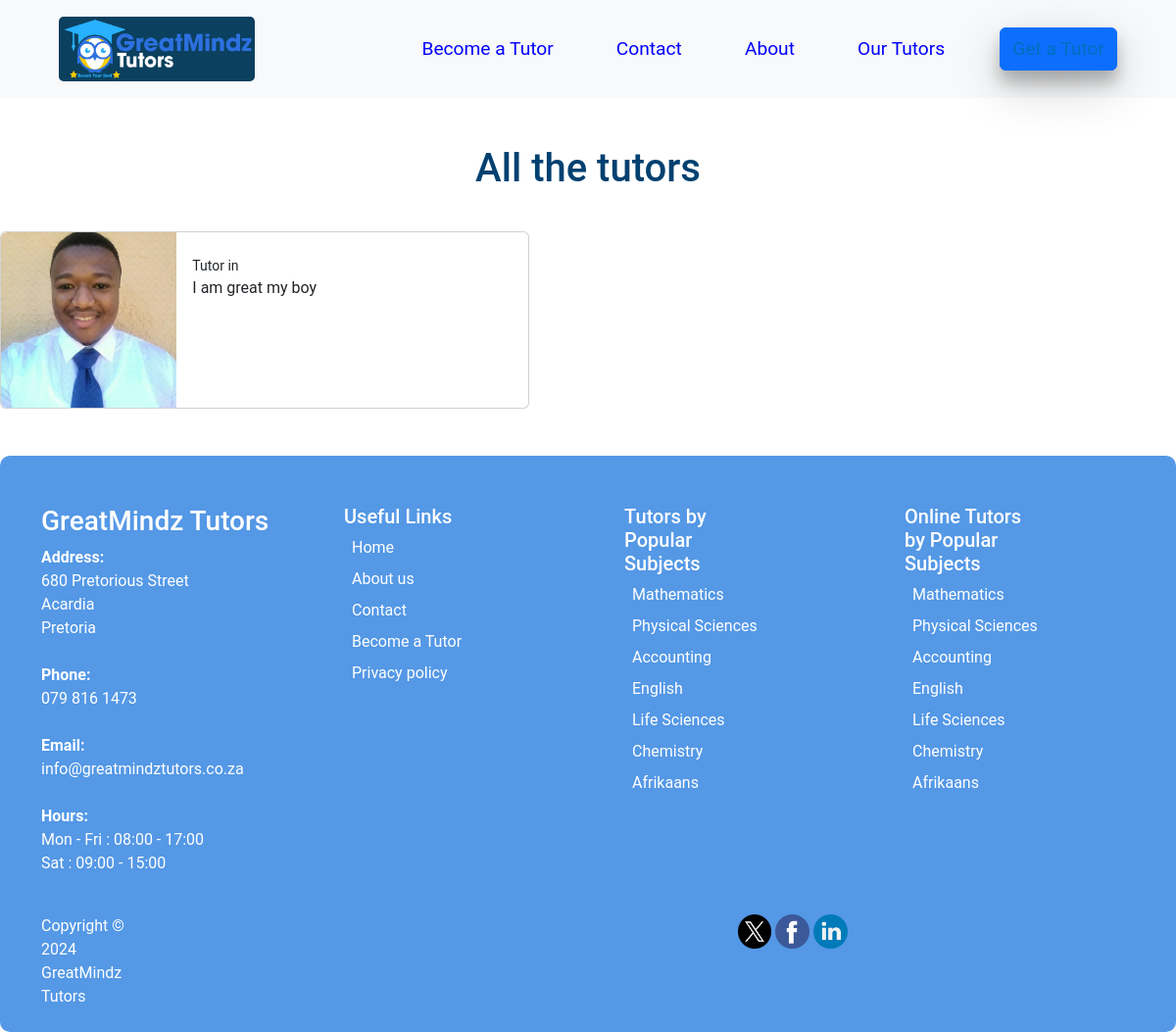
Page /maths-tutors/ on the committed database.
### greatmindzapp/models.py (models this page shows, shortened)
class Tutor(AbstractBaseUser):
    email = models.EmailField(verbose_name="email address", max_length = 50, unique = True)
    first_name = models.CharField(verbose_name="first name",max_length=100)
    last_name = models.CharField(verbose_name="last name",max_length=100)
    gender = models.ForeignKey(Gender, on_delete=models.CASCADE, null=True)
    age = models.CharField(verbose_name="last name",max_length=100)
    sa_citizen = models.ForeignKey(Citizen, on_delete=models.CASCADE, null=True)
    id_no = models.CharField(verbose_name="id number",max_length=20, null=True)
    mobile_number = models.CharField(verbose_name="mobile number", max_length=15)
    subject_tutored = models.CharField(verbose_name="subject tutored", max_length=30)
    can_tutor_online = models.ForeignKey(CanTutorOnline, on_delete=models.CASCADE, null=True)
    street_address = models.CharField(max_length=100)
    suburb = models.CharField(max_length=100, blank=True)
    town = models.CharField(max_length=100, blank = True)
    province = models.ForeignKey(Province, on_delete=models.CASCADE, null=True)
    bio = models.TextField(verbose_name="biography", max_length=500)
    highest_qualification = models.CharField(max_length=50, null=True)
    undergrad_finished = models.ForeignKey(UnderGrad, on_delete=models.CASCADE, null=True)
    profile_pic = models.ImageField(null = True, blank = True, upload_to='images/')
    date_joined = models.DateField(auto_now_add=True)
    last_login = models.DateTimeField(verbose_name="last login", auto_now=True)
    is_staff = models.BooleanField(default=True)
    is_admin = models.BooleanField(default=True)
    is_active = models.BooleanField(default=False)
    is_approved = models.BooleanField(default= True)
    is_superuser = models.BooleanField(default=True)
    objects = TutorManager()
    USERNAME_FIELD = 'email'
    REQUIRED_FIELDS = ['first_name', 'last_name', 'mobile_number', 'bio',
                       'subject_tutored', 'street_address','suburb','town', 'profile_pic']

### greatmindzapp/views.py (the view)
# urls.py: path('maths-tutors/', views.maths_tutors, name="maths_tutors"),
def maths_tutors(request):
    maths_tutors = Tutor.objects.filter(subject_tutored = "Mathematics")
    return render(request, "subject_filtering/maths_tutors.html", {'maths_tutors':maths_tutors})

### greatmindzapp/templates/subject_filtering/maths_tutors.html (shortened to what this page needs)
{% extends "base.html"%}
{% block content%}
    {% if maths_tutors %}
        <h1>All the tutors</h1>
       {% for tutor in maths_tutors %}
        <div class="card mb-3" style="max-width: 540px;">
            <div class="row g-0">
              <div class="col-md-4">
                <img src="{{ tutor.profile_pic.url }}" class="img-fluid rounded-start" alt="...">
              </div>
              <div class="col-md-8">
                <div class="card-body">
                  <small><p class="card-text">Tutor in {{tutor.physical_address}}</p></small>
                  <p>{{tutor.bio}}</p>
                </div>
              </div>
            </div>
      </div>
       {% endfor %}
    {% else %}
        <h1>No tutors</h1>
    {% endif %}
{% endblock %}

### greatmindzapp/templates/base.html (style rules this page uses)
:root { --nav-color:#0070BB; }
body { font-family: Roboto, sans-serif; }
h1 { text-align:center; margin-bottom:40px; color:#004170; }

### rows in the picture
Tutor: profile_pic (picture), bio "I am great my boy"
